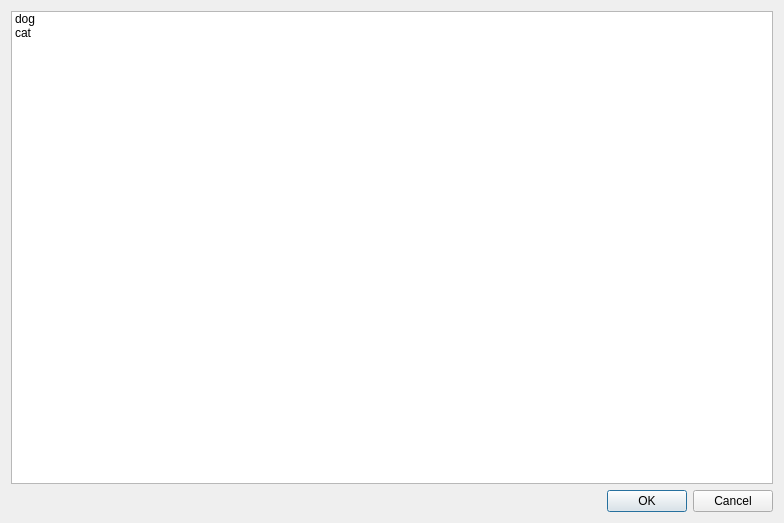
<?xml version="1.0" encoding="UTF-8"?>
<ui version="4.0">
 <class>Wizard_select_dialog</class>
 <widget class="QWidget" name="Wizard_select_dialog">
  <property name="geometry">
   <rect>
    <x>0</x>
    <y>0</y>
    <width>784</width>
    <height>523</height>
   </rect>
  </property>
  <property name="windowTitle">
   <string>Select Wizard</string>
  </property>
  <layout class="QGridLayout" name="gridLayout">
   <item row="0" column="0">
    <widget class="QListWidget" name="listWidget">
     <item>
      <property name="text">
       <string>dog</string>
      </property>
     </item>
     <item>
      <property name="text">
       <string>cat</string>
      </property>
     </item>
    </widget>
   </item>
   <item row="1" column="0">
    <widget class="QDialogButtonBox" name="buttonBox">
     <property name="standardButtons">
      <set>QDialogButtonBox::Cancel|QDialogButtonBox::Ok</set>
     </property>
    </widget>
   </item>
  </layout>
 </widget>
 <layoutdefault spacing="6" margin="11"/>
 <resources/>
 <connections/>
</ui>
